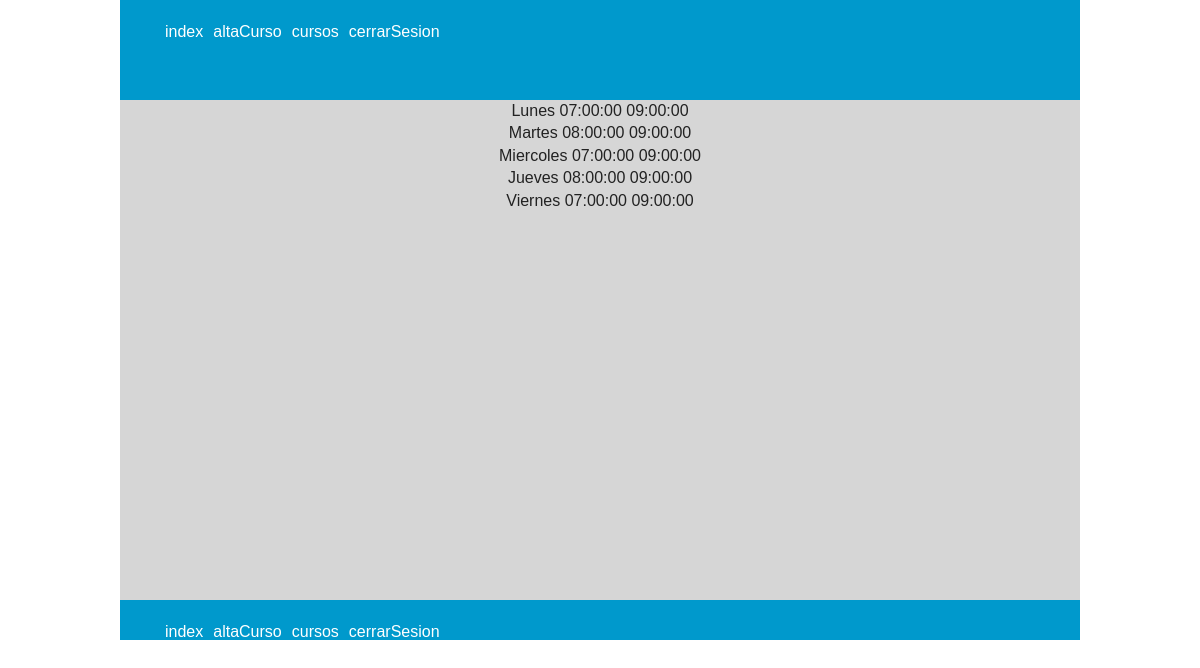
Page /index.php?accion=curso&opcion=listarhorario&nrc=100 (signed in) on the committed database.
### tables this page shows
CREATE TABLE IF NOT EXISTS `horarios` (
  `nrc` int(11) NOT NULL,
  `diaSemana` int(11) NOT NULL,
  `numeroHoras` int(11) NOT NULL,
  `horaInicio` time NOT NULL,
  `horaFin` time NOT NULL,
  `id` int(11) NOT NULL AUTO_INCREMENT,
  PRIMARY KEY (`id`)
);

CREATE TABLE IF NOT EXISTS `diasemana` (
  `idDia` int(11) NOT NULL,
  `nombreDia` varchar(10) NOT NULL,
  PRIMARY KEY (`idDia`)
);

### modelo/cursoMod.php (called while the page is built, shortened)
<?php
class cursoMod{
	function listarhorario(){
		include('db_data.inc');
		$nrc = $_REQUEST['nrc'];
		$conexion = new mysqli($host,$user,$pass,$db);
		$consulta = "SELECT *
						FROM horarios
						INNER JOIN diasemana ON diaSemana = idDia
						AND nrc ='$nrc'";
		$result = $conexion -> query($consulta);
		return $result;
		return $dias;
	}
}
?>

### www/index.php (called while the page is built, shortened)
<?php
 if(!isset($_REQUEST['accion'])){
	include('../controlador/defaultCtl.php');
	$controlador = new DefaultCtl();
	}else{
 switch($_REQUEST['accion']){
	case 'curso':
		include('../controlador/cursoCtl.php');
		$controlador = new cursoCtl();
		break;
 }
}
 $controlador->ejecutar();
?>

### controlador/menuCtl.php (called while the page is built, shortened)
<?php
class menuCtl {
    function menu() {
        if(!isset($_SESSION['rol'])) $menu = file_get_contents('../vista/menus/default.html');
        else
        {switch ($_SESSION['rol']) {
                    case '20':
                        $menu = file_get_contents('../vista/menus/profesor.html');
                        break;
                }}
    return $menu;
    }
}
?>

### controlador/cursoCtl.php (the view, shortened to what this page needs)
<?php
class cursoCtl{
	function ejecutar(){
			$file = file_get_contents('../vista/template.html');
			include('../modelo/cursoMod.php');
			$modelo = new cursoMod();
			$opcion = $_REQUEST['opcion'];
			if(!isset($_SESSION['uid'])){
						$file = str_ireplace('{cuerpo}' ,'Usted no ha iniciado sesion', $file);
						}
					else{
						$file = str_ireplace('Iniciar Sesion' ,'Cerrar Sesion', $file);
						switch ($_SESSION['rol']) {
							case '20':
								switch ($opcion) {
									case 'listarhorario':
										$result = $modelo->listarhorario();
										$table = '';
										while($row = mysqli_fetch_array($result)){
											$table .= $row['nombreDia']." ".$row['horaInicio']." ".$row['horaFin']."<br>";
										}
										$file = str_ireplace('{cuerpo}' , $table, $file);
										break;
									}
								break;
							}
						}
						include('../controlador/menuCtl.php');
						$vista2 = new menuCtl();
						$file = str_replace('{menu}', $vista2 -> menu() , $file);
						$file = str_replace('{footer}', $vista2 -> menu() , $file);
						echo $file;
		}
}
?>

### www/css/main.css (style rules this page uses)
html, button, input, select, textarea { color: #222; }
html { font-size: 1em; line-height: 1.4; }
html, body { height: 100%; margin: 0 auto; background:white; }
.container { margin: 0 auto; width: 960px; }
#header { height: 100px; width: 100%; background: #0099CC; }
.menu { list-style: none; float: left; width: 100%; }
.menu a { color: #fff; text-decoration: none; float: left; margin: 5px; }
#principal { text-align: center; }
#contenido { background: #d6d6d6; min-height: 500px; }
#footer { height: 40px; width: 100%; list-style: none; background: #0099CC; }
#footer a { color: #fff; text-decoration: none; float: left; margin: 5px; }

### rows in the picture
horarios: diasemana.nombreDia "Lunes", horaInicio "07:00:00", horaFin "09:00:00"
horarios: diasemana.nombreDia "Martes", horaInicio "08:00:00", horaFin "09:00:00"
horarios: diasemana.nombreDia "Miercoles", horaInicio "07:00:00", horaFin "09:00:00"
horarios: diasemana.nombreDia "Jueves", horaInicio "08:00:00", horaFin "09:00:00"
horarios: diasemana.nombreDia "Viernes", horaInicio "07:00:00", horaFin "09:00:00"

### other values in the picture
$file "index altaCurso cursos cerrarSesion index altaCurso cursos cerrarSesion"
